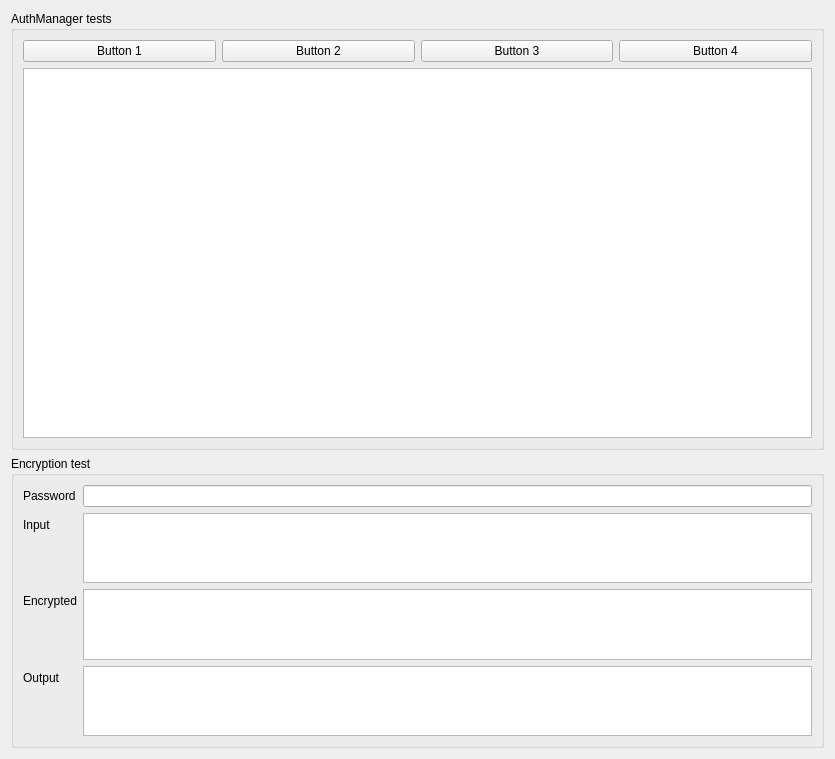
<?xml version="1.0" encoding="UTF-8"?>
<ui version="4.0">
 <class>TestWidget</class>
 <widget class="QWidget" name="TestWidget">
  <property name="geometry">
   <rect>
    <x>0</x>
    <y>0</y>
    <width>835</width>
    <height>759</height>
   </rect>
  </property>
  <property name="windowTitle">
   <string>Tests</string>
  </property>
  <layout class="QVBoxLayout" name="verticalLayout">
   <item>
    <widget class="QGroupBox" name="groupBox_2">
     <property name="sizePolicy">
      <sizepolicy hsizetype="Preferred" vsizetype="Preferred">
       <horstretch>0</horstretch>
       <verstretch>3</verstretch>
      </sizepolicy>
     </property>
     <property name="title">
      <string>AuthManager tests</string>
     </property>
     <layout class="QGridLayout" name="gridLayout_2">
      <item row="0" column="1">
       <widget class="QPushButton" name="btnTwo">
        <property name="text">
         <string>Button 2</string>
        </property>
       </widget>
      </item>
      <item row="0" column="0">
       <widget class="QPushButton" name="btnOne">
        <property name="text">
         <string>Button 1</string>
        </property>
       </widget>
      </item>
      <item row="0" column="2">
       <widget class="QPushButton" name="btnThree">
        <property name="text">
         <string>Button 3</string>
        </property>
       </widget>
      </item>
      <item row="0" column="3">
       <widget class="QPushButton" name="btnFour">
        <property name="text">
         <string>Button 4</string>
        </property>
       </widget>
      </item>
      <item row="1" column="0" colspan="4">
       <widget class="QPlainTextEdit" name="teOut"/>
      </item>
     </layout>
    </widget>
   </item>
   <item>
    <widget class="QGroupBox" name="groupBox">
     <property name="sizePolicy">
      <sizepolicy hsizetype="Preferred" vsizetype="Preferred">
       <horstretch>0</horstretch>
       <verstretch>2</verstretch>
      </sizepolicy>
     </property>
     <property name="title">
      <string>Encryption test</string>
     </property>
     <layout class="QFormLayout" name="formLayout">
      <property name="fieldGrowthPolicy">
       <enum>QFormLayout::ExpandingFieldsGrow</enum>
      </property>
      <property name="labelAlignment">
       <set>Qt::AlignLeading|Qt::AlignLeft|Qt::AlignVCenter</set>
      </property>
      <item row="0" column="0">
       <widget class="QLabel" name="label_4">
        <property name="text">
         <string>Password</string>
        </property>
       </widget>
      </item>
      <item row="2" column="0">
       <widget class="QLabel" name="label">
        <property name="text">
         <string>Input</string>
        </property>
       </widget>
      </item>
      <item row="4" column="0">
       <widget class="QLabel" name="label_2">
        <property name="text">
         <string>Encrypted</string>
        </property>
       </widget>
      </item>
      <item row="6" column="0">
       <widget class="QLabel" name="label_3">
        <property name="text">
         <string>Output</string>
        </property>
       </widget>
      </item>
      <item row="0" column="1">
       <widget class="QLineEdit" name="lePassword"/>
      </item>
      <item row="2" column="1">
       <widget class="QPlainTextEdit" name="teEncryptIn"/>
      </item>
      <item row="4" column="1">
       <widget class="QPlainTextEdit" name="teEncryptCrypt"/>
      </item>
      <item row="6" column="1">
       <widget class="QPlainTextEdit" name="teEncryptOut"/>
      </item>
     </layout>
    </widget>
   </item>
  </layout>
 </widget>
 <resources/>
 <connections/>
</ui>
